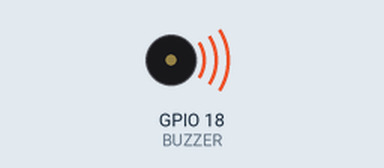
Simulated run of this program. Board: ESP32-S3. Shown: buzzer (waves = sounding). What the program prints to the serial monitor is not drawn.

Above: at 2.5 s.
Timing chart, 0 to 32.5 s (numbered marks = the images above):
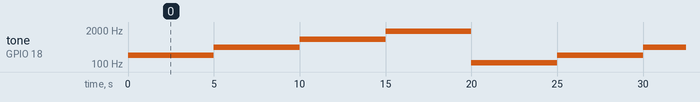

The program:

main.cpp
```cpp
// (licence header left out)
#include <Arduino.h>

#define BUZZER 18
#define MOTOR 17

void setup()
{
    Serial.begin(115200);
    pinMode(BUZZER, OUTPUT);
}

int freq = 220;
int i = 0;

void loop()
{
    Serial.printf("Freq = %d Hz\n", freq);
    tone(BUZZER, freq);
    freq *= 2;
    if (freq > 1760)
    {
        freq = 110;
    }
    delay(5000);
}
```

Measured:
- by itself, tone on GPIO 18 (BUZZER): repeats every 25.0 s: 440 Hz 5.0 s, 880 Hz 5.0 s, 1760 Hz 5.0 s, 110 Hz 5.0 s, 220 Hz 5.0 s
